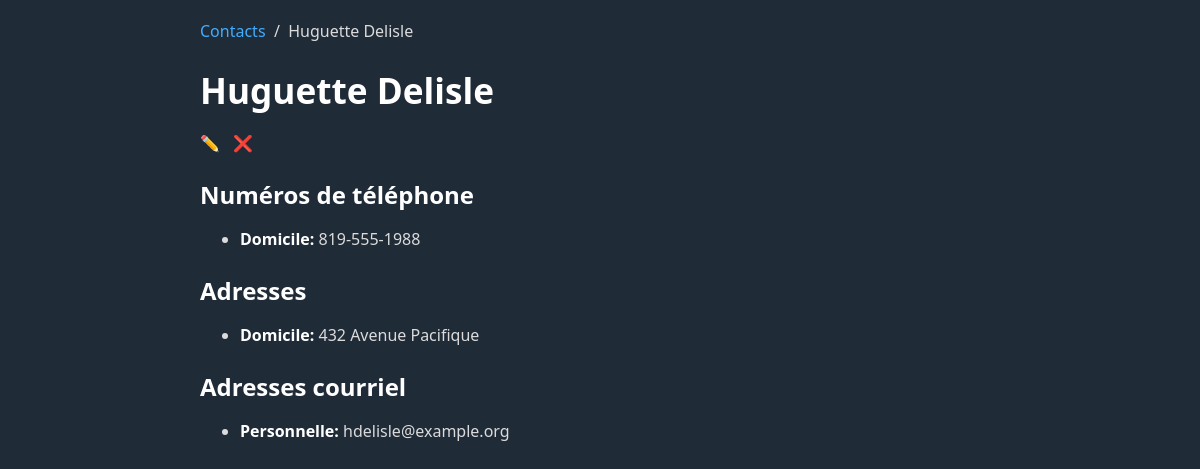
The app's page /exemple1/index.php?page=afficher&id=2 with its own data.
### tables this page shows
CREATE TABLE adresses (
	id INTEGER PRIMARY KEY AUTO_INCREMENT,
	contact_id INTEGER,
	type_adresse CHAR(3) NOT NULL,
	adresse VARCHAR(1000) NOT NULL,
	
	CONSTRAINT fk_adresses_contact_id FOREIGN KEY (contact_id) REFERENCES contacts(id) ON DELETE CASCADE,
	CONSTRAINT fk_adresses_types_adresse FOREIGN KEY (type_adresse) REFERENCES types_adresse(code)
);

CREATE TABLE types_adresse (
	code CHAR(3) PRIMARY KEY,
	description VARCHAR(32) NOT NULL
);

CREATE TABLE courriels (
	id INTEGER PRIMARY KEY AUTO_INCREMENT,
	contact_id INTEGER,
	type_courriel CHAR(3) NOT NULL,
	courriel VARCHAR(255) NOT NULL,
	
	CONSTRAINT fk_courriels_contact_id FOREIGN KEY (contact_id) REFERENCES contacts(id) ON DELETE CASCADE,
	CONSTRAINT fk_courriels_type_courriel FOREIGN KEY (type_courriel) REFERENCES types_courriel(code)
);

CREATE TABLE types_courriel (
	code CHAR(3) PRIMARY KEY,
	description VARCHAR(32) NOT NULL
);

### exemple1/pages/afficher.php (the view, shortened to what this page needs)
<?php
if (!$contact) {
    include('404.php');
} else {
    function body($bd, $contact)
    {
    ?>
        <nav>
            <a href="?page=liste">Contacts</a>
            &nbsp;/&nbsp;
            <?= $contact['nom_complet'] ?>
        </nav>
        <h1><?= $contact['nom_complet'] ?></h1>
        <p>
            <a href="?page=modifier&id=<?= $contact['id'] ?>">
                ✏️
            </a>
            <a
                onclick="return confirm('Voulez-vous vraiment supprimer le contact « <?= $contact['nom'] . ', ' . $contact['prenom'] ?> » ?')"
                href="?page=supprimer&id=<?= $contact['id'] ?>">
                ❌
            </a>
        </p>
        <main>
            <h2>Numéros de téléphone</h2>
            <?php
            $requete = $bd->prepare('SELECT numero_tel, types_numero_tel.description FROM numeros_tel JOIN types_numero_tel ON types_numero_tel.code = numeros_tel.type_numero_tel WHERE contact_id = ?');
            $requete->execute(array($contact['id']));
            if ($requete->rowCount() > 0) {
                echo '<ul>';
                foreach ($requete as $donneesNumeroTel) {
                    echo '<li><strong>'
                        . $donneesNumeroTel['description']
                        . ': </strong>'
                        . $donneesNumeroTel['numero_tel']
                        . '</li>';
                }
                echo '</ul>';
            } else {
                echo '<p>Aucun</p>';
            }
            ?>
            <h2>Adresses</h2>
            <?php
            $requete = $bd->prepare('SELECT adresse, types_adresse.description FROM adresses JOIN types_adresse ON types_adresse.code = adresses.type_adresse WHERE contact_id = ?');
            $requete->execute(array($contact['id']));
            if ($requete->rowCount() > 0) {
                echo '<ul>';
                foreach ($requete as $donneesNumeroTel) {
                    echo '<li><strong>'
                        . $donneesNumeroTel['description']
                        . ': </strong>'
                        . $donneesNumeroTel['adresse']
                        . '</li>';
                }
                echo '</ul>';
            } else {
                echo '<p>Aucun</p>';
            }
            ?>
            <h2>Adresses courriel</h2>
            <?php
            $requete = $bd->prepare('SELECT courriel, types_courriel.description FROM courriels JOIN types_courriel ON types_courriel.code = courriels.type_courriel WHERE contact_id = ?');
            $requete->execute(array($contact['id']));
            if ($requete->rowCount() > 0) {
                echo '<ul>';
                foreach ($requete as $donneesNumeroTel) {
                    echo '<li><strong>'
                        . $donneesNumeroTel['description']
                        . ': </strong>'
                        . $donneesNumeroTel['courriel']
                        . '</li>';
                }
                echo '</ul>';
            } else {
                echo '<p>Aucune</p>';
            }
            ?>
        </main>
    <?php
    }
}

### exemple1/water.css (style rules this page uses)
:root { --background-body: #202b38; --background: #161f27; --background-alt: #1a242f; --selection: #1c76c5; --text-main: #dbdbdb; --text-bright: #fff; --text-muted: #a9b1ba; --links: #41adff; --focus: #0096bfab; --border: #526980; --code: #ffbe85; --animation-duration: 0.1s; --button-base: #0c151c; --button-hover: #040a0f; --scrollbar-thumb: var(--button-hover); --scrollbar-thumb-hover: rgb(0, 0, 0); --form-placeholder: #a9a9a9; --form-text: #fff; --variable: #d941e2; --highlight: #efdb43; }
html { scrollbar-color: #040a0f #202b38; scrollbar-color: var(--scrollbar-thumb) var(--background-body); scrollbar-width: thin; }
body { font-family: system-ui, -apple-system, BlinkMacSystemFont, 'Segoe UI', 'Roboto', 'Oxygen', 'Ubuntu', 'Cantarell', 'Fira Sans', 'Droid Sans', 'Helvetica Neue', 'Segoe UI Emoji', 'Apple Color Emoji', 'Noto Color Emoji', sans-serif; line-height: 1.4; max-width: 800px; margin: 20px auto; padding: 0 10px; word-wrap: break-word; color: #dbdbdb; color: var(--text-main); background: #202b38; background: var(--background-body); text-rendering: optimizeLegibility; }
h1 { font-size: 2.2em; margin-top: 0; }
h1, h2, h3, h4, h5, h6 { margin-bottom: 12px; margin-top: 24px; }
h1 { color: #fff; color: var(--text-bright); }
h2 { color: #fff; color: var(--text-bright); }
strong { color: #fff; color: var(--text-bright); }
h1, h2, h3, h4, h5, h6, b, strong, th { font-weight: 600; }
::placeholder { color: #a9a9a9; color: var(--form-placeholder); }
a { text-decoration: none; color: #41adff; color: var(--links); }

### records on screen
adresses: type_adresse.description "Domicile", adresse "432 Avenue Pacifique"
courriels: type_courriel.description "Personnelle", courriel "hdelisle@example.org"

### other values on screen
$contact['nom_complet'] "Huguette Delisle"
$donneesNumeroTel['description'] "Domicile"
$donneesNumeroTel['numero_tel'] "819-555-1988"
